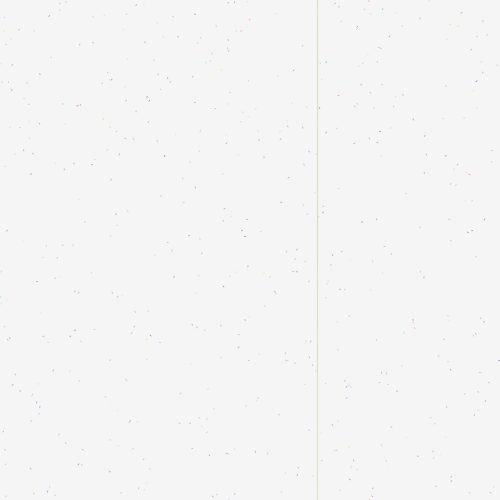
Frame 1 (no input)
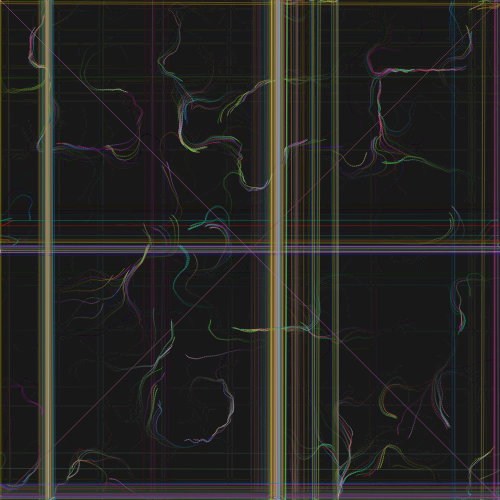
Frame 60 (no input)
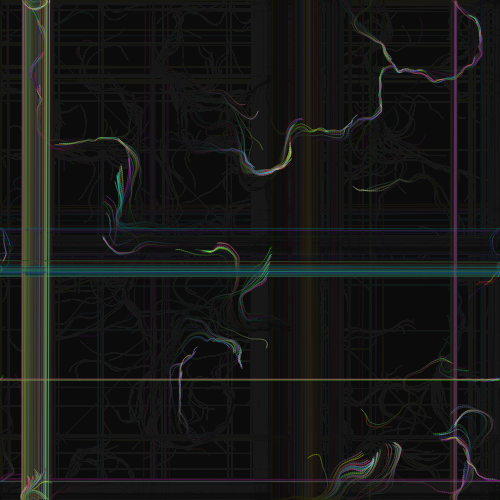
Frame 120 (the mouse pressed at the canvas centre since frame 60)

The p5.js sketch that drew these frames (run headless with seeded random() and noise() and a simulated clock; from frame 60 on, the mouse is pressed at the canvas centre):

// p5.js sketch
// ── sketch.js
let particles = [];
let flowField = [];
let cols, rows;
let scl = 10;
let zoff = 0;

function setup() {
    createCanvas(500, 500);
    cols = floor(width / scl);
    rows = floor(height / scl);

    for (let i = 0; i < 500; i++) {
        particles.push(new Particle());
    }
}

function draw() {
    background(0, 10);

    let yoff = 0;
    for (let y = 0; y < rows; y++) {
        let xoff = 0;
        for (let x = 0; x < cols; x++) {
            let index = x + y * cols;
            let angle = noise(xoff, yoff, zoff) * TWO_PI * 4;
            let v = p5.Vector.fromAngle(angle);
            flowField[index] = v;
            xoff += 0.1;
        }
        yoff += 0.1;
    }
    zoff += 0.005;

    for (let p of particles) {
        p.follow(flowField);
        p.update();
        p.show();
    }
}

class Particle {
    constructor() {
        this.pos = createVector(random(width), random(height));
        this.vel = createVector(0, 0);
        this.acc = createVector(0, 0);
        this.maxSpeed = 2;
        this.prevPos = this.pos.copy();
        this.color = color(random(255), random(255), random(255), 100);
    }

    follow(vectors) {
        let x = floor(this.pos.x / scl);
        let y = floor(this.pos.y / scl);
        let index = x + y * cols;
        let force = vectors[index];
        this.applyForce(force);
    }

    applyForce(force) {
        this.acc.add(force);
    }

    update() {
        this.vel.add(this.acc);
        this.vel.limit(this.maxSpeed);
        this.pos.add(this.vel);
        this.acc.mult(0);

        if (this.pos.x > width) this.pos.x = 0;
        if (this.pos.x < 0) this.pos.x = width;
        if (this.pos.y > height) this.pos.y = 0;
        if (this.pos.y < 0) this.pos.y = height;
    }

    show() {
        stroke(this.color);
        strokeWeight(1);
        line(this.pos.x, this.pos.y, this.prevPos.x, this.prevPos.y);
        this.prevPos.set(this.pos);
    }
}
